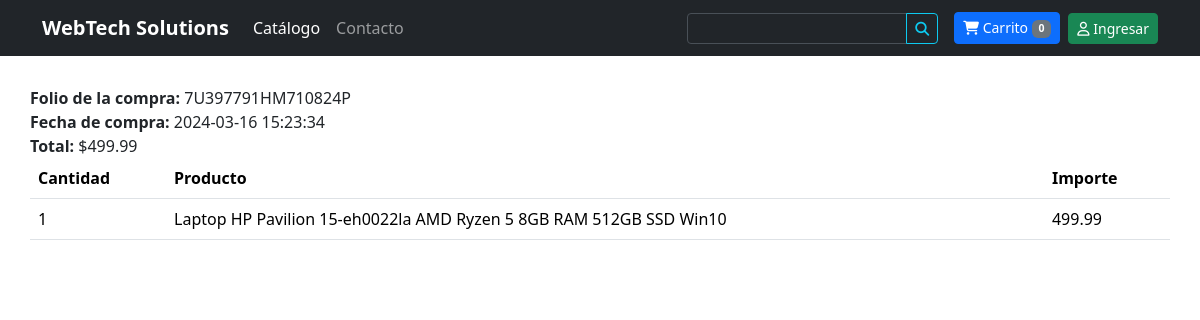
/completado.php?key=7U397791HM710824P, run on the app's committed database.
### tables this page shows
CREATE TABLE `compra` (
  `id` int(11) NOT NULL,
  `id_transaccion` varchar(20) NOT NULL,
  `fecha` datetime NOT NULL,
  `status` varchar(20) NOT NULL,
  `email` varchar(50) NOT NULL,
  `id_cliente` varchar(20) NOT NULL,
  `total` decimal(10,2) NOT NULL
);

CREATE TABLE `detalle_compra` (
  `id` int(11) NOT NULL,
  `id_compra` int(11) NOT NULL,
  `id_producto` int(11) NOT NULL,
  `nombre` varchar(200) NOT NULL,
  `precio` decimal(10,2) NOT NULL,
  `cantidad` int(11) NOT NULL
);

### completado.php (the view, shortened to what this page needs)
<?php
$db = new Database();
$con = $db->conectar();
$id_transaccion = isset($_GET['key']) ? $_GET['key'] : '0';
$error = '';
if($id_transaccion == ''){
    $error = 'Error al procesar la petición';
}else{
    $sql = $con->prepare("SELECT count(id) FROM compra WHERE id_transaccion=? AND status=?");
        $sql->execute([$id_transaccion, 'COMPLETED']);
        if($sql->fetchColumn() > 0){
            $sql = $con->prepare("SELECT id, fecha, email, total FROM compra WHERE id_transaccion=? AND status=? LIMIT 1");
            $sql->execute([$id_transaccion, 'COMPLETED']);
            $row = $sql->fetch(PDO::FETCH_ASSOC);
            $idCompra = $row['id'];
            $total = $row['total'];
            $fecha = $row['fecha'];
            $sqlDet = $con->prepare("SELECT nombre, precio, cantidad FROM detalle_compra WHERE id_compra=?");
            $sqlDet->execute([$idCompra]);
        }else{
            $error = 'Error al comprobar la compra';
        }
}
?>
<!DOCTYPE html>
<html lang="en">
<head>
    <link href="https://cdn.jsdelivr.net/npm/bootstrap@5.3.3/dist/css/bootstrap.min.css" rel="stylesheet">
    <link href="css/estilos.css" rel="stylesheet">
</head>
<body>
    <?php include 'menu.php'; ?>
<main>
    <div class="container">
    <?php if(strlen($error) > 0){ ?>
        <div class="row">
            <div class="col">
                <h3><?php echo $error; ?></h3>
            </div>
        </div>
        <?php } else { ?>
        <div class = "row">
            <div class="col">
                <b>Folio de la compra: </b><?php echo $id_transaccion; ?><br>
                <b>Fecha de compra: </b><?php echo $fecha; ?><br>
                <b>Total: </b><?php echo MONEDA . number_format($total, 2, '.',','); ?><br>
            </div>
        </div>
        <div class = "row">
            <div class="col">
                <table class="table">
                    <thead>
                        <tr>
                            <th>Cantidad</th>
                            <th>Producto</th>
                            <th>Importe</th>
                        </tr>
                    </thead>
                    <tbody>
                        <?php while($row_det=$sqlDet->fetch(PDO::FETCH_ASSOC)){
                            $importe = $row_det['precio'] *$row_det['cantidad']; ?>
                            <tr>
                                <td><?php echo $row_det['cantidad']?></td>
                                <td><?php echo $row_det['nombre']?></td>
                                <td><?php echo $row_det['precio']?></td>
                            </tr>
                        <?php } ?>
                    </tbody>
                </table>
            </div>
        </div>
    <?php } ?>
    </div>
    </main>
</body>
</html>

### css/estilos.css (style rules this page uses)
main > .container { padding: 30px 0; }

### data on the page
compra: fecha "2024-03-16 15:23:34", total "499.99"
detalle_compra: cantidad "1", nombre "Laptop HP Pavilion 15-eh0022la AMD Ryzen 5 8GB RAM 512GB SSD Win10", precio "499.99"

### other printed values
$num_cart "0"
$id_transaccion "7U397791HM710824P"
MONEDA "$"
